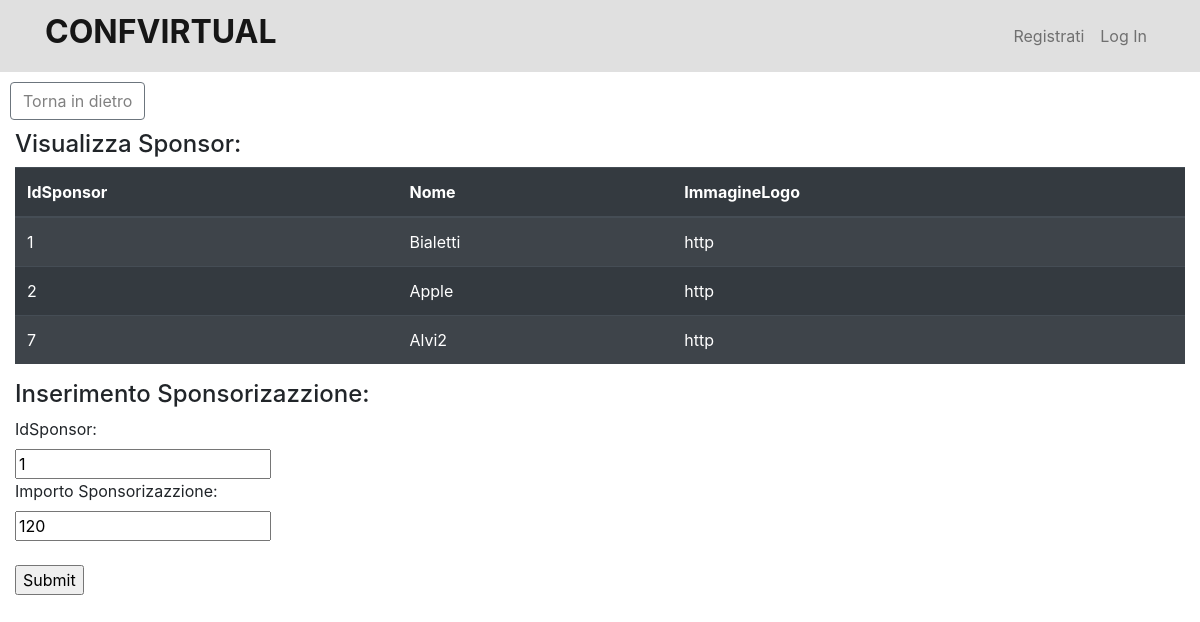
The page /Actions/paginaInserisciSponsorizazzione.php on the database as committed earlier.
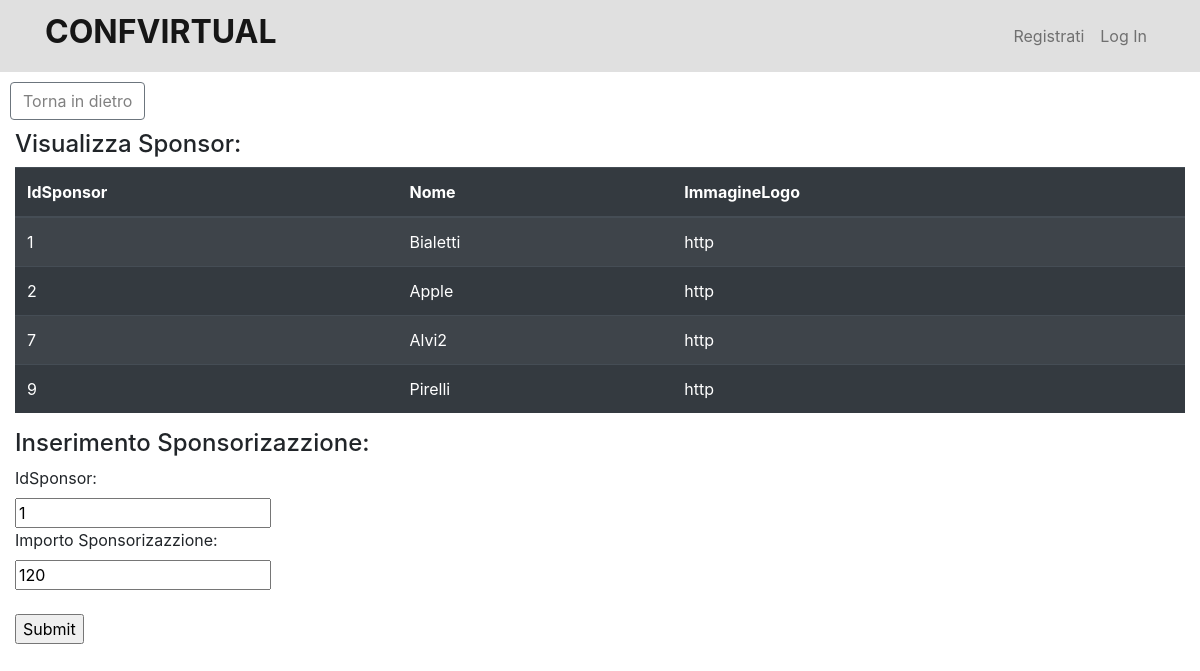
The same page on the database as committed later.
### tables this page shows
CREATE TABLE `sponsor` (
  `IdSponsor` int(11) NOT NULL,
  `Nome` varchar(45) NOT NULL,
  `ImmagineLogo` varchar(45) NOT NULL
);

### Actions/paginaInserisciSponsorizazzione.php (the view, shortened to what this page needs)
<?php require('../Components/head.php'); ?>
<?php require('../Components/navbar.php'); ?>
<?php require('../Actions/connessioneDB.php'); ?>
<td><button  class="btn btn-outline-secondary" type="submit" style="margin: 10px 10px 10px;"><a href="../Admin.php" style="color:grey;"> Torna in dietro</a> </button></form> </td>
<section>
  <div class="col-12">
  <h4>Visualizza Sponsor:</h4>
          <?php
          $result = mysqli_query($db, "SELECT * FROM sponsor");
          if(mysqli_num_rows($result) > 0) {
            echo "<table class='table table-dark table-striped'>";
            echo "<thead> <tr>";
            $field = $result->fetch_fields();
            $fields = array();
            $j = 0;
            foreach ($field as $col) {
                echo "<th>" . $col->name . "</th>";
                array_push($fields, array(++$j, $col->name));
            }
            echo "</tr>";
            echo "</thead>";
            echo "<tbody>";
            while ($row = $result->fetch_array()) {
                echo "<tr>";
                for ($i = 0; $i < sizeof($fields); $i++) {
                    $fieldname = $fields[$i][1];
                    $filedvalue = $row[$fieldname];
                    echo "<td>" . $filedvalue . "</td>";
                }
         ?>
        <?php
                    echo "</tr>";
                }
                echo "</tbody>";
                echo "</table>";
            } else {
                echo '<center> <h4> Non ci sono risultati </h4> </center>';
            }
        ?>
  <h4>Inserimento Sponsorizazzione:</h4>
          <form method="POST" action="inserisciAutore.php">
            <label for="Nome">IdSponsor:</label><br>
            <input type="text" id="IdSponsor" name="IdSponsor" value="1"><br>
            <label for="Nome">Importo Sponsorizazzione:</label><br>
            <input type="text" id="ImportoSponsorizazzione" name="ImportoSponsorizazzione" value="120">
            <input type="hidden" id="IdConferenza" name="IdConferenza" value="<?php echo $_POST['IdConferenza'];?>"><br><br>
            <input type="submit" value="Submit">
          </form><br><br>
  </div>
</section>

Rows that differ between the two databases and show on the page:
added sponsor: IdSponsor "9", Nome "Pirelli", ImmagineLogo "http"
